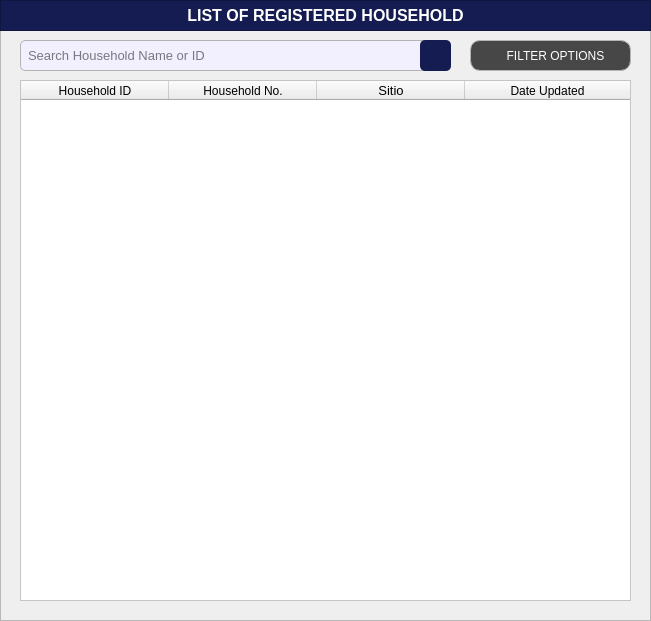
    <widget class="QFrame" name="basePopUpBodyFrame">
     <property name="geometry">
      <rect>
       <x>20</x>
       <y>20</y>
       <width>651</width>
       <height>621</height>
      </rect>
     </property>
     <property name="styleSheet">
      <string notr="true">#basePopUpBodyFrame {
	background-color: rgb(247, 247, 247);
	border: 1px solid rgb(194, 194, 194);
	border-radius: 10px;
}</string>
     </property>
     <property name="frameShape">
      <enum>QFrame::Shape::StyledPanel</enum>
     </property>
     <property name="frameShadow">
      <enum>QFrame::Shadow::Raised</enum>
     </property>
     <widget class="QFrame" name="basePopUpTitleFrame_3">
      <property name="geometry">
       <rect>
        <x>0</x>
        <y>0</y>
        <width>651</width>
        <height>31</height>
       </rect>
      </property>
      <property name="styleSheet">
       <string notr="true">#basePopUpTitleFrame_3 {
	background-color: #141c52;
}</string>
      </property>
      <property name="frameShape">
       <enum>QFrame::Shape::StyledPanel</enum>
      </property>
      <property name="frameShadow">
       <enum>QFrame::Shadow::Raised</enum>
      </property>
      <widget class="QLabel" name="label_title_3">
       <property name="geometry">
        <rect>
         <x>0</x>
         <y>0</y>
         <width>651</width>
         <height>31</height>
        </rect>
       </property>
       <property name="font">
        <font>
         <family>Arial</family>
         <pointsize>12</pointsize>
         <bold>true</bold>
        </font>
       </property>
       <property name="styleSheet">
        <string notr="true">#label_title_3{
	background-color:transparent;
	color: rgb(255, 255, 255);
}</string>
       </property>
       <property name="text">
        <string>LIST OF REGISTERED HOUSEHOLD</string>
       </property>
       <property name="alignment">
        <set>Qt::AlignmentFlag::AlignCenter</set>
       </property>
      </widget>
     </widget>
     <widget class="QLineEdit" name="cp_HouseholdName_fieldSearch">
      <property name="geometry">
       <rect>
        <x>20</x>
        <y>40</y>
        <width>431</width>
        <height>31</height>
       </rect>
      </property>
      <property name="font">
       <font>
        <family>Arial</family>
        <pointsize>10</pointsize>
       </font>
      </property>
      <property name="styleSheet">
       <string notr="true">#cp_HouseholdName_fieldSearch{
    border: 1px solid #b3b3b3;  /* Black border */
    border-radius: 5px;        /* Rounded corners */
    padding: 5px;               /* Inner spacing */
    background-color: #f2efff;  /* Gray background */
    color: #000000; 
}
</string>
      </property>
      <property name="text">
       <string/>
      </property>
      <property name="placeholderText">
       <string>Search Household Name or ID</string>
      </property>
     </widget>
     <widget class="QPushButton" name="cp_HouseholdName_buttonSearch">
      <property name="geometry">
       <rect>
        <x>420</x>
        <y>40</y>
        <width>31</width>
        <height>31</height>
       </rect>
      </property>
      <property name="font">
       <font>
        <family>Arial</family>
        <pointsize>9</pointsize>
       </font>
      </property>
      <property name="cursor">
       <cursorShape>PointingHandCursor</cursorShape>
      </property>
      <property name="focusPolicy">
       <enum>Qt::FocusPolicy::NoFocus</enum>
      </property>
      <property name="styleSheet">
       <string notr="true">#cp_HouseholdName_buttonSearch {
    background-color:  #141c52;
    color: white;
    border-radius: 5px;
    padding: 10px; /* Optional: Adjusts spacing inside the button */
}
#cp_HouseholdName_buttonSearch:hover {
    background-color: #1a237e; /* Slightly lighter blue when hovered */
}
#cp_HouseholdName_buttonSearch:pressed {
    background-color: #0f1442; /* Darker blue when clicked */
}</string>
      </property>
      <property name="text">
       <string/>
      </property>
      <property name="icon">
       <iconset>
        <normaloff>../../../../../Desktop/CTU 2nd Year - 2nd Semester Files/PC 225L - INFORMATION MANAGEMENT LABORATORY/PROFILING_SYSTEM/Profiling-System/Assets/FuncIcons/icon_search_w.svg</normaloff>../../../../../Desktop/CTU 2nd Year - 2nd Semester Files/PC 225L - INFORMATION MANAGEMENT LABORATORY/PROFILING_SYSTEM/Profiling-System/Assets/FuncIcons/icon_search_w.svg</iconset>
      </property>
      <property name="iconSize">
       <size>
        <width>20</width>
        <height>20</height>
       </size>
      </property>
     </widget>
     <widget class="QTableWidget" name="inst_tableView_List_RegHousehold">
      <property name="geometry">
       <rect>
        <x>20</x>
        <y>80</y>
        <width>611</width>
        <height>521</height>
       </rect>
      </property>
      <property name="focusPolicy">
       <enum>Qt::FocusPolicy::NoFocus</enum>
      </property>
      <property name="styleSheet">
       <string notr="true">#inst_tableView_List_RegHousehold {
	background-color: white;
	color: #black;
}
</string>
      </property>
      <property name="editTriggers">
       <set>QAbstractItemView::EditTrigger::NoEditTriggers</set>
      </property>
      <property name="tabKeyNavigation">
       <bool>true</bool>
      </property>
      <property name="showDropIndicator" stdset="0">
       <bool>false</bool>
      </property>
      <attribute name="horizontalHeaderVisible">
       <bool>true</bool>
      </attribute>
      <attribute name="horizontalHeaderCascadingSectionResizes">
       <bool>false</bool>
      </attribute>
      <attribute name="horizontalHeaderDefaultSectionSize">
       <number>148</number>
      </attribute>
      <attribute name="horizontalHeaderShowSortIndicator" stdset="0">
       <bool>false</bool>
      </attribute>
      <attribute name="horizontalHeaderStretchLastSection">
       <bool>true</bool>
      </attribute>
      <attribute name="verticalHeaderVisible">
       <bool>false</bool>
      </attribute>
      <attribute name="verticalHeaderCascadingSectionResizes">
       <bool>false</bool>
      </attribute>
      <column>
       <property name="text">
        <string>Household ID</string>
       </property>
       <property name="font">
        <font>
         <family>Arial</family>
        </font>
       </property>
       <property name="background">
        <color>
         <red>59</red>
         <green>57</green>
         <blue>100</blue>
        </color>
       </property>
      </column>
      <column>
       <property name="text">
        <string>Household No.</string>
       </property>
       <property name="font">
        <font>
         <family>Arial</family>
        </font>
       </property>
       <property name="background">
        <color>
         <red>59</red>
         <green>57</green>
         <blue>100</blue>
        </color>
       </property>
      </column>
      <column>
       <property name="text">
        <string>Sitio</string>
       </property>
       <property name="font">
        <font>
         <family>Arial</family>
         <pointsize>10</pointsize>
        </font>
       </property>
       <property name="background">
        <color>
         <red>59</red>
         <green>57</green>
         <blue>100</blue>
        </color>
       </property>
      </column>
      <column>
       <property name="text">
        <string>Date Updated</string>
       </property>
       <property name="font">
        <font>
         <family>Arial</family>
        </font>
       </property>
       <property name="background">
        <color>
         <red>59</red>
         <green>57</green>
         <blue>100</blue>
        </color>
       </property>
      </column>
     </widget>
     <widget class="QPushButton" name="householdList_buttonFilter">
      <property name="geometry">
       <rect>
        <x>470</x>
        <y>40</y>
        <width>161</width>
        <height>31</height>
       </rect>
      </property>
      <property name="font">
       <font>
        <family>Arial</family>
        <pointsize>9</pointsize>
       </font>
      </property>
      <property name="cursor">
       <cursorShape>PointingHandCursor</cursorShape>
      </property>
      <property name="focusPolicy">
       <enum>Qt::FocusPolicy::NoFocus</enum>
      </property>
      <property name="styleSheet">
       <string notr="true">#householdList_buttonFilter {
    background-color:  #474747;
    color: white;
    border: 1px solid #b5b5b5;
    border-radius: 10px;
    padding: 10px; 
}

#householdList_buttonFilter:hover {
    background-color: #636363;
    color: white; 
}

#householdList_buttonFilter:pressed {
    background-color: #bfbfbf;
    color: white; 
}
</string>
      </property>
      <property name="text">
       <string>   FILTER OPTIONS</string>
      </property>
      <property name="icon">
       <iconset>
        <normaloff>../../../Assets/FuncIcons/icon_filter.svg</normaloff>../../../Assets/FuncIcons/icon_filter.svg</iconset>
      </property>
      <property name="iconSize">
       <size>
        <width>18</width>
        <height>18</height>
       </size>
      </property>
     </widget>
    </widget>
